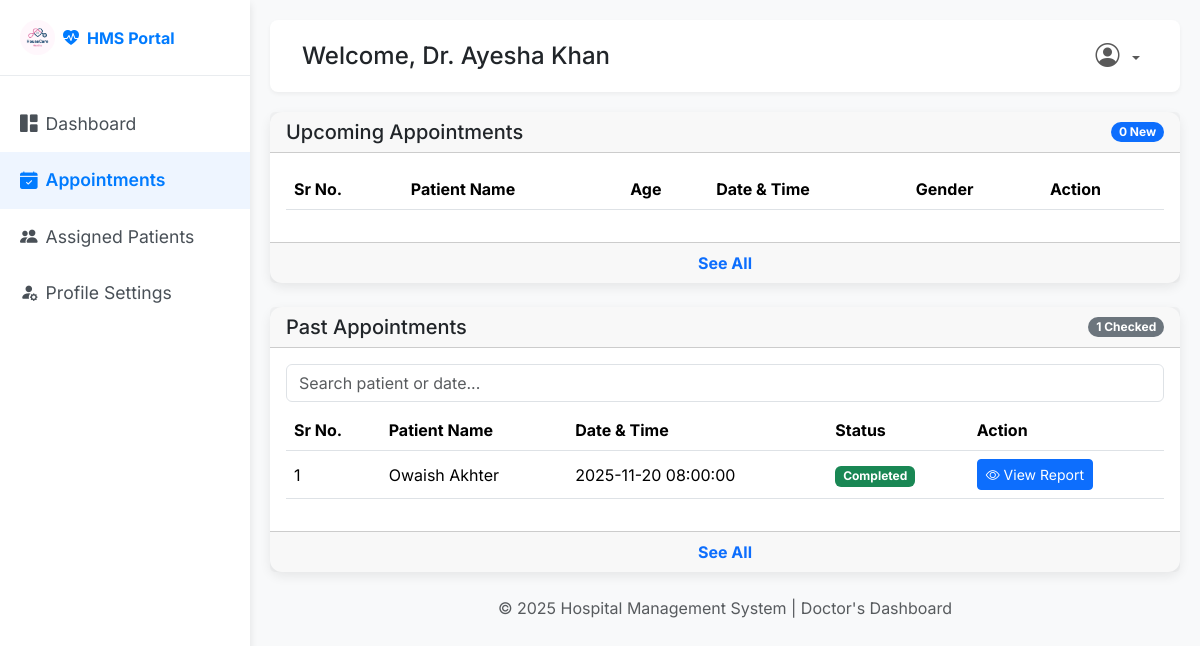
The app's page /doctor/appoitment (signed in), older data.
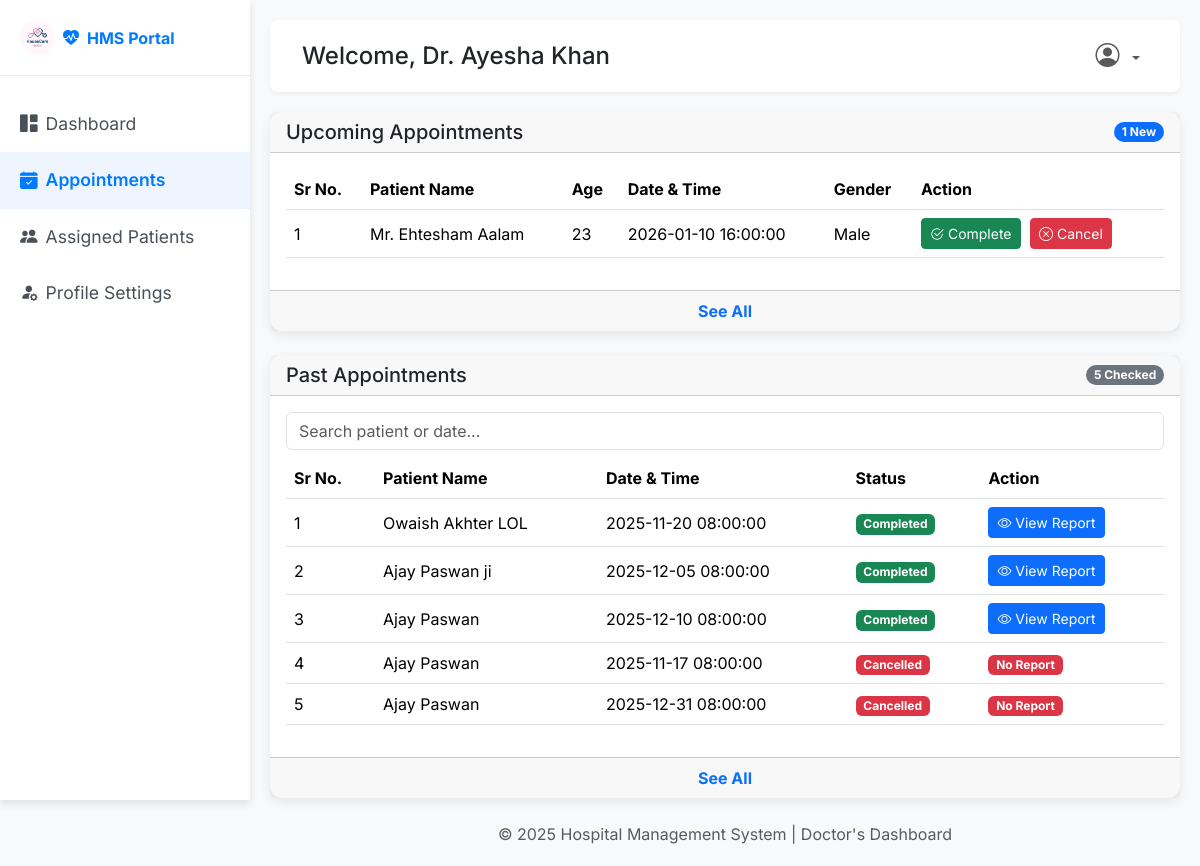
The same page, newer data.
### back_app/models.py (models this page shows)
class Appointment(db.Model):
    __tablename__ = 'appointment'
    id = db.Column(db.Integer, primary_key=True)
    patient_id = db.Column(db.Integer, db.ForeignKey('patient.id'), nullable=False)
    doctor_id = db.Column(db.Integer, db.ForeignKey('doctor.id'), nullable=False)
    appointment_datetime = db.Column(db.DateTime, nullable=False)
    status = db.Column(db.String(50), nullable=False, default='Scheduled')  # 'Scheduled', 'Completed', 'Cancelled'
    created_at = db.Column(db.DateTime, default=datetime.utcnow)
    history = db.relationship('PatientHistory', backref='appointment', uselist=False, cascade="all, delete-orphan")

class User(db.Model, UserMixin):
    __tablename__ = 'user'
    id = db.Column(db.Integer, primary_key=True)
    full_name = db.Column(db.String(150), nullable=False)
    email = db.Column(db.String(150), unique=True, nullable=False)
    password = db.Column(db.String(150), nullable=False)
    phone_number = db.Column(db.String(15), nullable=False)
    age = db.Column(db.Integer(),  nullable=False)
    gender = db.Column(db.String(10) , nullable=False)
    role = db.Column(db.String(50), nullable=False ,default='Patient')  # 'admin', 'doctor', 'patient'
    profile_picture = db.Column(db.String(250), nullable=True, default='default.png')
    created_at = db.Column(db.DateTime, default=datetime.utcnow)
    doctor = db.relationship('Doctor', backref='user', uselist=False, cascade="all, delete-orphan")
    patient = db.relationship('Patient', backref='user', uselist=False, cascade="all, delete-orphan")

class Patient(db.Model):
    __tablename__ = 'patient'
    id = db.Column(db.Integer, primary_key=True)
    user_id = db.Column(db.Integer, db.ForeignKey('user.id'), nullable=False, unique=True)
    date_of_birth = db.Column(db.Date, nullable=True)
    gender = db.Column(db.String(10), nullable=True)
    address = db.Column(db.String(250), nullable=True)
    is_active = db.Column(db.Boolean, default=True)
    appointments = db.relationship('Appointment', backref='patient')

### back_app/routes.py (the view)
@main.route('/doctor/appoitment',methods=['GET','POST'])
@login_required
def manage_appointment():
    if current_user.role.lower() != 'doctor':
        flash('Access denied.', 'danger')
        return redirect(url_for('main.home'))
    doctor = Doctor.query.filter_by(user_id=current_user.id).first()
    appointments = Appointment.query.filter_by(doctor_id=doctor.id).all()
    patients = Patient.query.filter_by(user_id=current_user.id).all()
    upcomming_count = 0
    done_count = 0
    for appointment in appointments:
        if appointment.status.lower() == 'booked':
            upcomming_count = upcomming_count+1
        else:
            done_count = done_count+1
    return render_template('doctor/manage_appointment.html', appointments=appointments , upcomming_count=upcomming_count ,done_count=done_count)

### app.py (called while the page is built)
def create_app():
    app = Flask(__name__)
    database_url = os.environ.get('DATABASE_URL', 'sqlite:///hospital_management.db')
    if database_url.startswith("postgres://"):
        database_url = database_url.replace("postgres://", "postgresql://", 1)
    app.config['SQLALCHEMY_DATABASE_URI'] = database_url
    app.config['SECRET_KEY'] = os.environ.get('SECRET_KEY', 'your_secret_key')
    app.config['SQLALCHEMY_TRACK_MODIFICATIONS'] = False
    login_manager = LoginManager()
    login_manager.init_app(app)
    login_manager.login_view = 'login'
    @login_manager.user_loader
    def load_user(user_id):
        return User.query.get(int(user_id))
    db.init_app(app)
    with app.app_context():
        from back_app.routes import main
        app.register_blueprint(main)
        db.create_all()
    return app

### templates/doctor/manage_appointment.html (shortened to what the changed rows need)
<!DOCTYPE html>
<html lang="en">
<head>
    <link href="https://cdn.jsdelivr.net/npm/bootstrap@5.3.3/dist/css/bootstrap.min.css" rel="stylesheet">
    <link href="https://cdn.jsdelivr.net/npm/bootstrap-icons@1.11.1/font/bootstrap-icons.css" rel="stylesheet">
    <link rel="stylesheet" href="../../static/css/style.css">
</head>
<body>
    <div class="wrapper">
        <div id="content">
            <div class="main-content">
                <div class="card mb-4" >
                    <div class="card-header d-flex justify-content-between align-items-center">
                        <h5 class="card-title mb-0">Upcoming Appointments</h5>
                        <span class="badge bg-primary rounded-pill">{{upcomming_count}} New</span>
                    </div>
                    <div class="card-body">
                        <div class="table-responsive">
                            <table class="table table-hover align-middle">
                                <thead>
                                    <tr>
                                        <th>Sr No.</th>
                                        <th>Patient Name</th>
                                        <th>Age</th>
                                        <th>Date & Time</th>
                                        <th>Gender</th>
                                        <th>Action</th>
                                    </tr>
                                </thead>
                                <tbody id="HMSTable">
                                {% if appointments %}
                                {% for appointment in appointments if appointment.status == 'booked'%}
                                    <tr class="{% if loop.index > 5 %}table-row-hidden{% endif %}">
                                        <td>{{ loop.index }}</td>
                                        <td>Mr. {{appointment.patient.user.full_name}}</td>
                                        <td>{{ appointment.patient.user.age }}</td>
                                        <td>{{ appointment.appointment_datetime }}</td>
                                        <td>{{ appointment.patient.gender }}</td>
                                        <td class="action-buttons">
                                            <a href="{{ url_for('main.update_appointment_status', appointment_id=appointment.id, new_status='Completed') }}"
                                            class="btn btn-sm btn-success">
                                            <i class="bi bi-check2-circle"></i> Complete
                                            </a>
                                            <a href="{{ url_for('main.update_appointment_status', appointment_id=appointment.id, new_status='Cancelled') }}"
                                            class="btn btn-sm btn-danger">
                                            <i class="bi bi-x-circle"></i> Cancel
                                            </a>
                                        </td>
                                    </tr>
                                {% endfor %}
                               {% endif %}
                                </tbody>
                            </table>
                        </div>
                    </div>
                </div>
                <div class="card mb-4" >
                    <div class="card-header d-flex justify-content-between align-items-center">
                        <h5 class="card-title mb-0">Past Appointments</h5>
                        <span class="badge bg-secondary rounded-pill">{{done_count}} Checked</span>
                    </div>
                    <div class="card-body">
                        <div class="table-responsive">
                            <table class="table table-hover align-middle">
                                <thead>
                                    <tr>
                                        <th>Sr No.</th>
                                        <th>Patient Name</th>
                                        <th>Date & Time</th>
                                        <th>Status</th>
                                        <th>Action</th>
                                    </tr>
                                </thead>
                                <tbody id="HMSTable">
                                {% for appointment in appointments  if appointment.status != 'booked' %}
                                    <tr class="{% if loop.index > 10 %}table-row-hidden{% endif %}">
                                        <td>{{ loop.index }}</td>
                                        <td>{{ appointment.patient.user.full_name }}</td>
                                        <td> {{appointment.appointment_datetime}}</td>
                                        {% if appointment.status.lower() == 'completed' %}
                                            <td><span class="badge bg-success">Completed</span></td>
                                        {% elif appointment.status.lower() == 'cancelled' %}
                                            <td><span class="badge bg-danger">Cancelled</span></td>
                                        {% endif %}
                                        {% if appointment.status.lower() == 'completed' %}
                                            <td>
                                                <a href="{{ url_for('main.view_patient_report', appointment_id=appointment.id) }}"
                                                class="btn btn-sm btn-primary">
                                                    <i class="bi bi-eye"></i> View Report
                                                </a>
                                            </td>
                                        {% elif appointment.status.lower() == 'cancelled' %}
                                            <td><span class="badge bg-danger">No Report</span></td>
                                        {% endif %}
                                    </tr>
                                {% endfor %}
                                </tbody>
                            </table>
                        </div>
                    </div>
                </div>
            </div>
        </div>
    </div>
</body>
</html>

Row changes from the older to the newer data that the page shows:
added Appointment: patient.user.full_name "Ehtesham Aalam", patient.user.age "23", appointment_datetime "2026-01-10 16:00:00", patient.gender "Male", shown under "Upcoming Appointments"
changed through a linked row, Appointment: patient.user.full_name "Owaish Akhter" → "Owaish Akhter LOL"
added Appointment: patient.user.full_name "Ajay Paswan ji", appointment_datetime "2025-12-05 08:00:00", status "Completed", shown under "Past Appointments"
added Appointment: patient.user.full_name "Ajay Paswan", appointment_datetime "2025-12-10 08:00:00", status "Completed", shown under "Past Appointments"
added Appointment: patient.user.full_name "Ajay Paswan", appointment_datetime "2025-11-17 08:00:00", status "Cancelled", shown under "Past Appointments"
added Appointment: patient.user.full_name "Ajay Paswan", appointment_datetime "2025-12-31 08:00:00", status "Cancelled", shown under "Past Appointments"
Text that changed along with them:
{{ upcomming_count }}: "0" → "1"
{{ done_count }}: "1" → "5"
